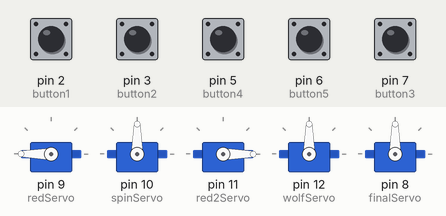
Recording of a sketch running on a simulated Arduino Uno, built with avr-gcc and run on an emulated ATmega328P. On the bench: 5 × servo. The inputs (shaded band) are chosen by the test bench; at power-on: pin 2 (button1), pin 3 (button2), pin 5 (button4), pin 6 (button5), pin 7 (button3) HIGH.

Above: at 1.6 s.
1.7 s: pin 2 (button1) pulled LOW for 0.15 s
At 2.9 s:
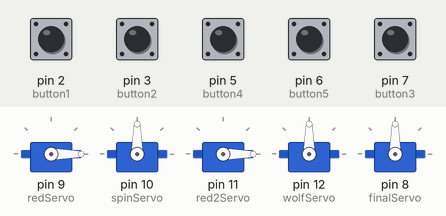
3.7 s: pin 3 (button2) pulled LOW for 0.15 s
At 3.85 s:
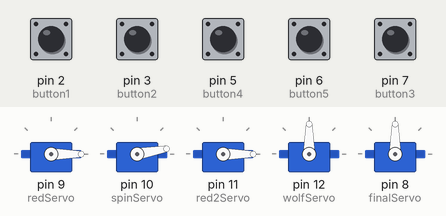
5.5 s: pin 5 (button4) pulled LOW for 0.15 s
At 5.67 s:
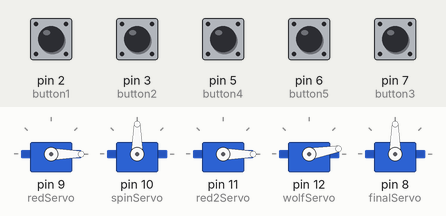
7.3 s: pin 6 (button5) pulled LOW for 0.15 s
At 9.6 s:
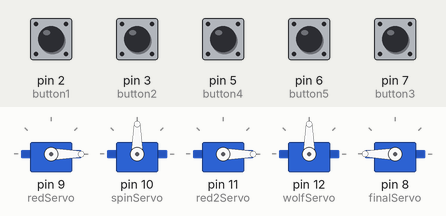
9.9 s: pin 7 (button3) pulled LOW for 0.15 s
At 11.5 s:
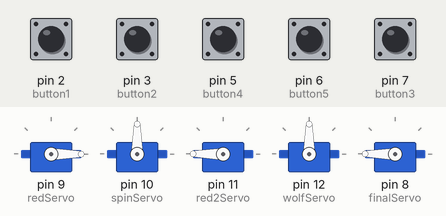
Timing chart, 0 to 12.9 s (numbered marks = the images above; inputs shaded):
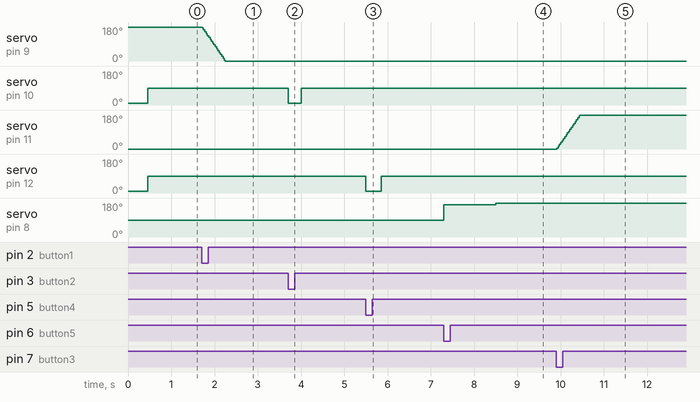

Measured:
- after the input at 1.7 s, servo on pin 9 (redServo): moves from 180° to 0° over 0.53 s, starting at once
- after the input at 3.7 s, servo on pin 10 (spinServo): 90° → 10° at once, → 90° 0.30 s later
- after the input at 5.5 s, servo on pin 12 (wolfServo): 90° → 10° at once, → 90° 0.36 s later
- after the input at 7.3 s, servo on pin 8 (finalServo): 90° → 170° at once, → 180° 1.2 s later
- after the input at 9.9 s, servo on pin 11 (red2Servo): moves from 0° to 180° over 0.53 s, starting at once

The sketch:

OnceuponanArduino2.ino
```cpp
#include <Servo.h>

// SERVOS
Servo redServo;
Servo spinServo;
Servo red2Servo;
Servo wolfServo;
Servo finalServo;

const int halfSpinTime = 300;
const int wolfSpinTime = 360;
const int finalSpinTime = 1200;

// TIMERS
unsigned long t2 = 0;
unsigned long t4 = 0;
unsigned long t5 = 0;

// STATES
bool spin2 = false;
bool spin4 = false;
bool spin5 = false;

bool done1 = false;
bool done2 = false;
bool done3 = false;
bool done4 = false;
bool done5 = false;

// BUTTONS
int button1 = 2;
int button2 = 3;
int button3 = 7;
int button4 = 5;
int button5 = 6;

void setup() {
  redServo.attach(9);
  spinServo.attach(10);
  red2Servo.attach(11);
  wolfServo.attach(12);
  finalServo.attach(8);

  pinMode(button1, INPUT_PULLUP);
  pinMode(button2, INPUT_PULLUP);
  pinMode(button3, INPUT_PULLUP);
  pinMode(button4, INPUT_PULLUP);
  pinMode(button5, INPUT_PULLUP);

  // starting positions for 180 servos
  redServo.write(180);
  red2Servo.write(0);

  // stop continuous servos
  spinServo.write(10);
  wolfServo.write(10);

  delay (450);

  spinServo.write(90);
  wolfServo.write(90);
  finalServo.write(90);
}

void loop() {

  // -------- INTERACTION 1 (SMOOTH 180° ONCE) --------
  if (digitalRead(button1) == LOW && !done1) {
    for (int pos = 180; pos >= 0; pos -= 5) {
      redServo.write(pos);
      delay(15);
    }
    done1 = true;
  }

  // -------- INTERACTION 2 (HALF SPIN ONCE) --------
  if (digitalRead(button2) == LOW && !spin2 && !done2) {
    spinServo.write(10);
    t2 = millis();
    spin2 = true;
  }

  if (spin2 && millis() - t2 >= halfSpinTime) {
    spinServo.write(90);
    spin2 = false;
    done2 = true;
  }

  // -------- INTERACTION 3 (SMOOTH 180° ONCE) --------
  if (digitalRead(button3) == LOW && !done3) {
    for (int pos = 0; pos <= 180; pos += 5) {
      red2Servo.write(pos);
      delay(15);
    }
    done3 = true;
  }

  // -------- INTERACTION 4 (HALF SPIN ONCE) --------
  if (digitalRead(button4) == LOW && !spin4 && !done4) {
    wolfServo.write(10);
    t4 = millis();
    spin4 = true;
  }

  if (spin4 && millis() - t4 >= wolfSpinTime) {
    wolfServo.write(90);
    spin4 = false;
    done4 = true;
  }

  // -------- INTERACTION 5 (HALF SPIN ONCE) --------
  if (digitalRead(button5) == LOW && !spin5 && !done5) {
    finalServo.write(170);
    t5 = millis();
    spin5 = true;
  }

  if (spin5 && millis() - t5 >= finalSpinTime) {
    finalServo.write(180);
    spin5 = false;
    done5 = true;
  }
}
```
